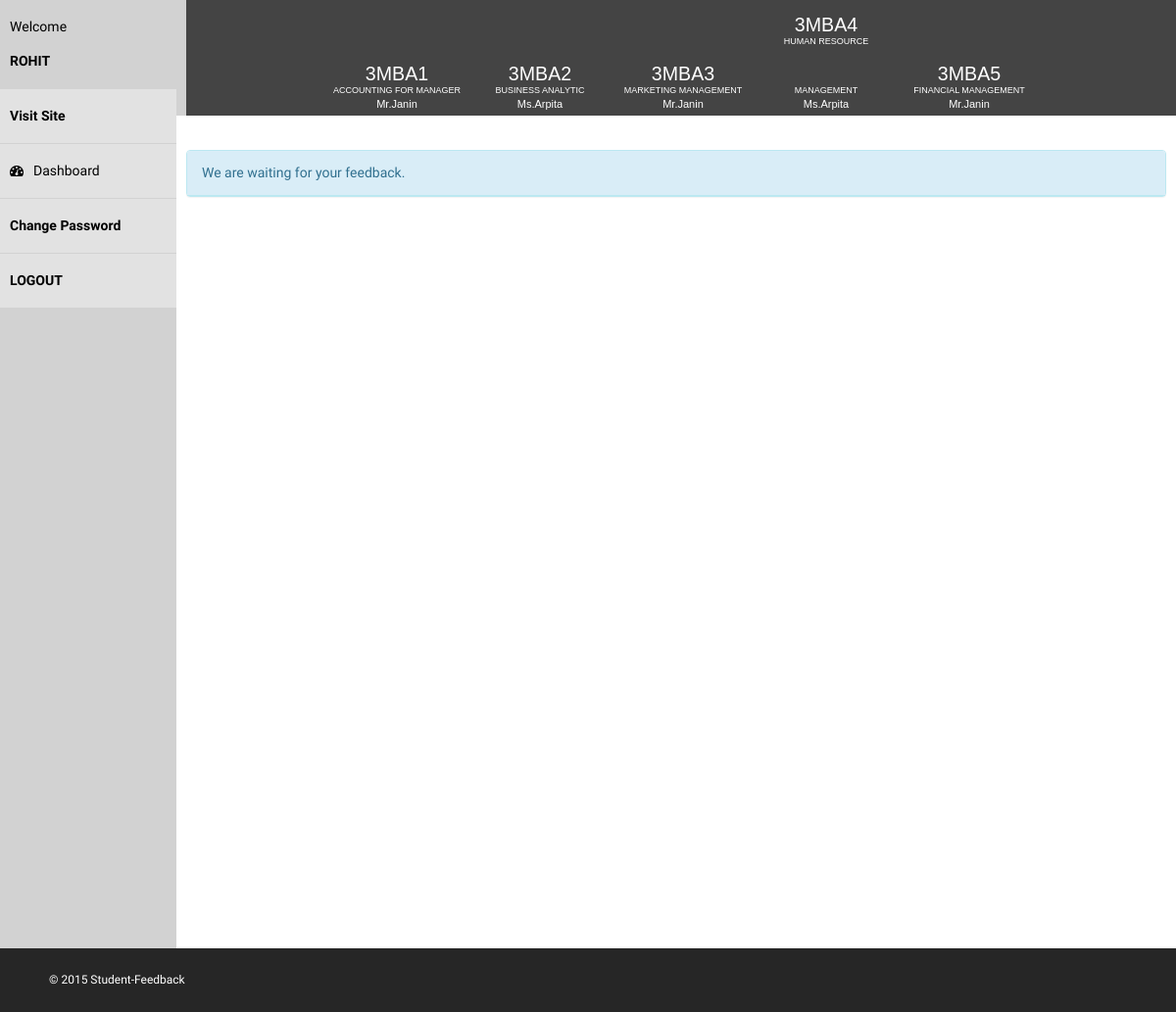
The app's page /user/index.php (signed in) with its own data.
### tables this page shows
CREATE TABLE IF NOT EXISTS `subject` (
`subject_id` int(11) NOT NULL,
  `department` int(11) NOT NULL,
  `sem` int(11) NOT NULL,
  `subject_name` varchar(50) NOT NULL,
  `subject_code` varchar(10) NOT NULL
);

CREATE TABLE IF NOT EXISTS `faculty` (
  `faculty_id` varchar(11) NOT NULL,
  `faculty_name` varchar(50) NOT NULL,
  `department_id` int(11) NOT NULL
);

### user/index.php (the view, shortened to what this page needs)
<?php
include('../admin/db.php');
?>
<!DOCTYPE html>
<html xmlns="http://www.w3.org/1999/xhtml">
<head>
    <link href="assets/css/bootstrap.css" rel="stylesheet" />
    <link href="assets/css/font-awesome.css" rel="stylesheet" />
    <link href="assets/css/style.css" rel="stylesheet" />
</head>
<body>
    <div id="wrapper">
       <?php include('sidebar.php');?>
       <header>
    <div class="top-nav">
      <?php
        $sql = 'select subject.subject_code,subject.subject_name,faculty.faculty_name from subject
                inner join faculty, faculty_subject
                where department = '.$_SESSION['department'] .' and sem = '.$_SESSION['sem'] .'
                and faculty.faculty_id = faculty_subject.faculty_id and faculty_subject.subject_id = subject.subject_id
                order by subject.subject_code';
        $result = $conn->query($sql);
        $i=1;
        if($result->num_rows >0){
          echo '<ul>';
          while($row = $result->fetch_assoc()){
              echo '<li class = "home"><a href=subject'.$i++.'.php> '.$row['subject_code'].'</a>';
              echo '<p style="color: white;     margin-top: -33px; font-size: 9px;">'.$row['subject_name'].'</p>';
              echo '<p style="color: white;     margin-top: -46px; font-size: 11px;">'.$row['faculty_name'].'</p></li>';
          }
          echo '</ul>';
        }
      ?>
    </div>
  </header>
        <div id="page-wrapper" class="page-wrapper-cls">
            <div id="page-inner">
                <div class="row">
                  <div class="panel panel-info">
                        <div class="panel-heading">
                           We are waiting for your feedback.
                        </div>
                  </div>
                </div>
              </div>
        </div>
    </div>
    <footer >
        &copy; 2015 Student-Feedback
    </footer>
</body>
</html>

### user/sidebar.php (shortened to what this page needs)
<nav  class="navbar-default navbar-side" role="navigation">
            <div class="sidebar-collapse">
                <ul class="nav" id="main-menu">
                    <li>
                        <a > <p>Welcome </p><strong> <?php echo strtoupper( $_SESSION['name']);?> </strong></a>
                    </li>
                    <li>
                        <a  href="http://localhost/feedback/"> <strong> Visit Site </strong></a>
                    </li>
                      <li>
                        <a href="index.php"><i class="fa fa-dashboard "></i>Dashboard</a>
                    </li>
                    <li>
                        <a href="changepassword.php"><strong> Change Password </strong></a>
                    </li>
                    <li>
                        <a href="http://localhost/feedback/"><strong> LOGOUT </strong></a>
                    </li>
                </ul>
            </div>
        </nav>

### user/assets/css/style.css (style rules this page uses)
body { font-family: 'Raleway', sans-serif; line-height:25px; font-size:14px; }
#wrapper { width: 100%; background: #d2d2d2; }
#page-wrapper { padding: 15px 15px; min-height: 800px; background: #fff; }
#page-inner { width: 100%; margin: 10px 20px 10px 0px; background-color: #fff!important; padding: 10px; min-height: 800px; }
.sidebar-collapse, .sidebar-collapse .nav { background: none; }
.sidebar-collapse .nav { padding: 0; }
.sidebar-collapse .nav > li > a { color: #000; background: #E2E2E2; text-shadow: none; border-bottom: 1px solid #D2D2D2; }
.sidebar-collapse > .nav > li > a { padding: 15px 10px; }
.navbar-side { border: none; background-color: #202020; }
.navbar-default { border: 0px solid black; }
.nav > li > a > i { margin-right: 10px; }
footer { background-color:#262626; padding:20px 50px; color:#fff; font-size:12px; }
@media (min-width:768px) { .page-wrapper-cls { margin: 0 0 0 180px; } }
@media (min-width:768px) { .navbar-side { z-index: 1; position: absolute; width: 180px; position: fixed; } }
body { margin: 0; padding: 0; background: #ccc; }
.top-nav ul { list-style: none; background-color: #444; text-align: center; padding: 0; margin: 0; }
.top-nav li { font-family: 'Oswald', sans-serif; font-size: 1.2em; line-height: 40px; height: 40px; border-bottom: 1px solid #888; }
.top-nav a { text-decoration: none; color: #fff; display: block; transition: .3s background-color; }
@media screen and (min-width: 600px) { .top-nav li { width: 120px; border-bottom: none; height: 50px; line-height: 50px; font-size: 1.4em; } }
@media screen and (min-width: 600px) { .top-nav li { display: inline-block; margin-right: -4px; width: 150px; } }
@media screen and (min-width: 600px) { .top-nav { padding-left: 190px; } }

### records on screen
subject: subject_code "3MBA1", subject_name "ACCOUNTING FOR MANAGER", faculty.faculty_name "Mr.Janin"
subject: subject_code "3MBA2", subject_name "BUSINESS ANALYTIC", faculty.faculty_name "Ms.Arpita"
subject: subject_code "3MBA3", subject_name "MARKETING MANAGEMENT", faculty.faculty_name "Mr.Janin"
subject: subject_code "3MBA4", subject_name "HUMAN RESOURCE MANAGEMENT", faculty.faculty_name "Ms.Arpita"
subject: subject_code "3MBA5", subject_name "FINANCIAL MANAGEMENT", faculty.faculty_name "Mr.Janin"

### other values on screen
$_SESSION['name'] "ROHIT"
